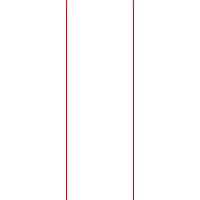
Frame 1 (no input)
Frame 60 (the mouse pressed at the canvas centre just before this capture): identical to frame 1, image omitted
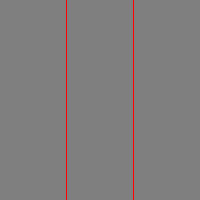
Frame 120 (the mouse held since frame 60 and released just before this capture)

The Processing sketch that drew these frames (run headless with seeded random() and noise(); from frame 60 on, the mouse is pressed at the canvas centre):

// Processing sketch: exemple_06_01_conditionnelles_multiples
// ── exemple_06_01_conditionnelles_multiples.pde
void setup() {
  size(200, 200);
}

void draw() {
  if (mouseX < width / 3) {
    // la souris est dans le tiers gauche de la fanêtre
    background(255);
  } else if (mouseX < 2 * width / 3) {
    // la souris est dans le tiers du millieu
    background(127);
  } else {
    // la souris est dans le tiers droit
    background(0);
  }

  // visualiser les tiers
  stroke(255, 0, 0);
  line(width / 3, 0, width / 3, height);
  line(2 * width / 3, 0, 2 * width / 3, height);
}
